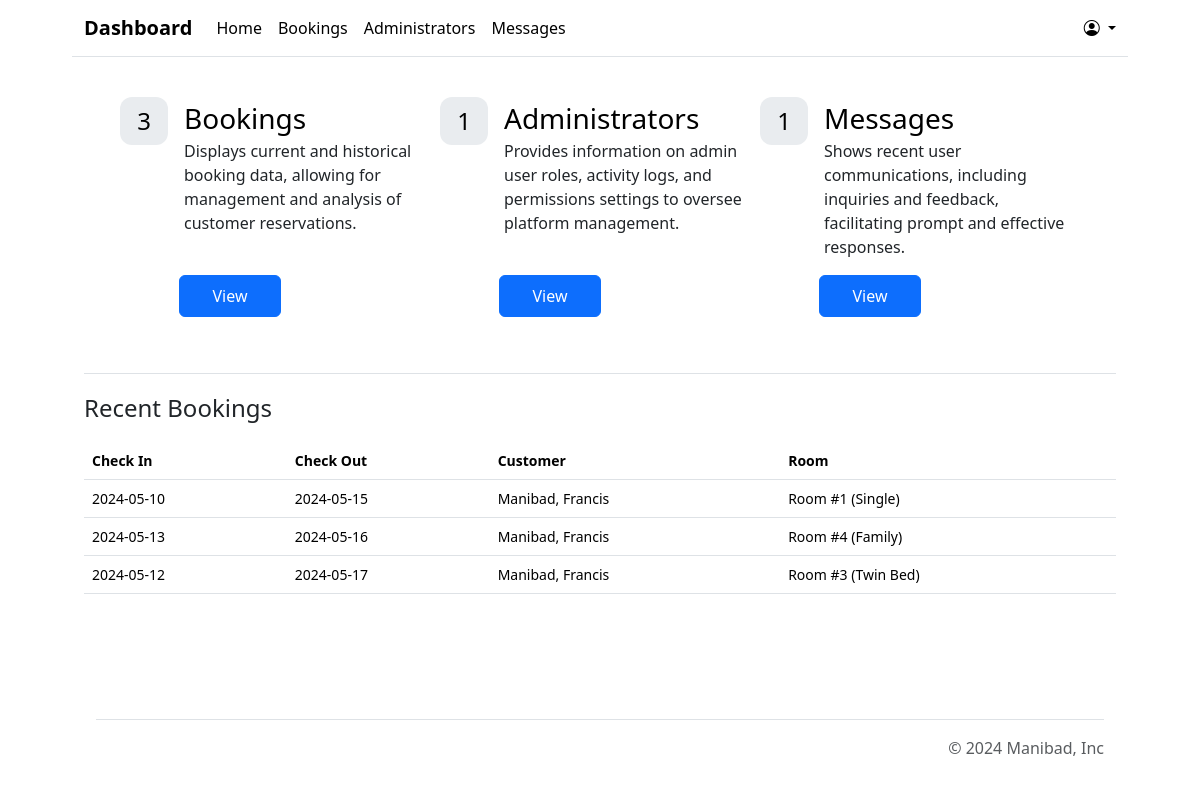
/admin/index.php (signed in), run on the app's committed database.
### tables this page shows
CREATE TABLE Bookings (
    id INT AUTO_INCREMENT PRIMARY KEY,
    user_id INT NOT NULL,
    room_id INT NOT NULL,
    adult_count INT NOT NULL CHECK (adult_count >= 1),
    children_count INT NOT NULL DEFAULT 0,
    check_in DATE NOT NULL,
    check_out DATE NOT NULL,
    total INT NOT NULL DEFAULT 0,
    is_paid BOOLEAN NOT NULL DEFAULT FALSE,
    created_at TIMESTAMP DEFAULT CURRENT_TIMESTAMP,
    updated_at DATETIME DEFAULT CURRENT_TIMESTAMP ON UPDATE CURRENT_TIMESTAMP,
    FOREIGN KEY (user_id) REFERENCES Users(id) ON DELETE CASCADE,
    FOREIGN KEY (room_id) REFERENCES Rooms(id) ON DELETE CASCADE,
    CHECK (check_out > check_in)
);

CREATE TABLE Users (
    id INT AUTO_INCREMENT PRIMARY KEY,
    first_name VARCHAR(100) NOT NULL,
    last_name VARCHAR(100) NOT NULL,
    username VARCHAR(100) NOT NULL,
    email VARCHAR(255) UNIQUE NOT NULL,
    password VARCHAR(255) NOT NULL,
    phone_number VARCHAR(20),
    is_admin BOOLEAN NOT NULL DEFAULT FALSE,
    created_at DATETIME DEFAULT CURRENT_TIMESTAMP,
    updated_at DATETIME DEFAULT CURRENT_TIMESTAMP ON UPDATE CURRENT_TIMESTAMP
);

CREATE TABLE Rooms (
    id INT AUTO_INCREMENT PRIMARY KEY,
    name VARCHAR(100) NOT NULL,
    type VARCHAR(50) NOT NULL,
    image_url VARCHAR(255) NOT NULL,
    price_per_night INT NOT NULL
);

### admin/index.php (the view, shortened to what this page needs)
<?php
include '../shared/connect.php';
$select_bookings = $conn->prepare("SELECT COUNT(*) FROM `bookings`");
$select_bookings->execute();
$bookings_count = $select_bookings->fetchColumn();
$select_admins = $conn->prepare("SELECT COUNT(*) FROM `users` WHERE is_admin = ?");
$select_admins->execute([true]);
$admins_count = $select_admins->fetchColumn();
$select_messages = $conn->prepare("SELECT COUNT(*) FROM `messages`");
$select_messages->execute();
$messages_count = $select_messages->fetchColumn();
$cards = <<<HTML
<div class="align-items-center pt-3 pb-2 mb-3 border-bottom">
  <div class="container" id="hanging-icons">
    <div class="card-group d-flex flex-column flex-lg-row p-4">
      <div class="card border-0 mb-4">
        <div class="card-body p-0">
          <div class="d-flex flex-col">
            <div
              class="icon-square text-body-emphasis bg-body-secondary d-inline-flex align-items-center justify-content-center fs-4 flex-shrink-0 me-3">
              <span>$bookings_count</span>
            </div>
            <div>
              <div class="d-flex gap-1">
                <span class="fs-3 lead text-body-emphasis">Bookings</span>
              </div>
              <p>Displays current and historical booking data, allowing for management and analysis of customer
                reservations.</p>
            </div>
          </div>
        </div>
        <div class="card-footer d-flex justify-content-center bg-transparent border-0 p-0">
          <a href="bookings.php" class="btn btn-primary">
            View
          </a>
        </div>
      </div>
      <div class="card border-0 mb-4">
        <div class="card-body p-0">
          <div class="d-flex flex-col">
            <div
              class="icon-square text-body-emphasis bg-body-secondary d-inline-flex align-items-center justify-content-center fs-4 flex-shrink-0 me-3">
              <span>$admins_count</span>
            </div>
            <div>
              <div class="d-flex gap-1">
                <span class="fs-3 lead text-body-emphasis">Administrators</span>
              </div>
              <p>Provides information on admin user roles, activity logs, and permissions settings to oversee
                platform management.</p>
            </div>
          </div>
        </div>
        <div class="card-footer d-flex justify-content-center bg-transparent border-0 p-0">
          <a href="admins.php" class="btn btn-primary">
            View
          </a>
        </div>
      </div>
      <div class="card border-0 mb-4">
        <div class="card-body p-0">
          <div class="d-flex flex-col">
            <div
              class="icon-square text-body-emphasis bg-body-secondary d-inline-flex align-items-center justify-content-center fs-4 flex-shrink-0 me-3">
              <span>$messages_count</span>
            </div>
            <div>
              <div class="d-flex gap-1">
                <span class="fs-3 lead text-body-emphasis">Messages</span>
              </div>
              <p>Shows recent user communications, including inquiries and feedback, facilitating prompt and
                effective responses.</p>
            </div>
          </div>
        </div>
        <div class="card-footer d-flex justify-content-center bg-transparent border-0 p-0">
          <a href=" messages.php" class="btn btn-primary">
            View
          </a>
        </div>
      </div>
    </div>
  </div>
</div>
HTML;
$select_bookings = $conn->prepare("
  SELECT
    bookings.check_in,
    bookings.check_out,
    users.last_name,
    users.first_name,
    rooms.name AS room_name,
    rooms.type AS room_type
  FROM
    bookings
  JOIN users ON bookings.user_id = users.id
  JOIN rooms ON bookings.room_id = rooms.id
  LIMIT 5
");
$select_bookings->execute();
$table_body = '';
if ($select_bookings->rowCount() > 0) {
  $table_body = '';
  while ($booking = $select_bookings->fetch(PDO::FETCH_ASSOC)) {
    $table_body .= <<<HTML
      <tr>
        <td>{$booking['check_in']}</td>
        <td>{$booking['check_out']}</td>
        <td>{$booking['last_name']}, {$booking['first_name']}</td>
        <td>{$booking['room_name']} ({$booking['room_type']})</td>
      </tr>
    HTML;
  }
} else {
  $table_body = '<p>No recent bookings!</p>';
}
$table = <<<HTML
  <p class="fs-4 lead">Recent Bookings</p>
  <div class="table-responsive small">
    <table class="table table-md">
      <thead>
        <tr>
        <th scope="col">Check In</th>
        <th scope="col">Check Out</th>
        <th scope="col">Customer</th>
        <th scope="col">Room</th>
        </tr>
      </thead>
      <tbody>$table_body</tbody>
    </table>
  </div>
HTML;
$content = $cards . $table;
include 'template.php';

### admin/template.php (shortened to what this page needs)
<!DOCTYPE html>
<html lang="en">
<head>
  <link href="https://cdn.jsdelivr.net/npm/bootstrap@5.3.3/dist/css/bootstrap.min.css" rel="stylesheet"
>
  <link href="https://cdn.jsdelivr.net/npm/bootstrap-icons@1.10.5/font/bootstrap-icons.min.css" rel="stylesheet">
</head>
<body class="parent-container container-fluid d-flex flex-column justify-content-between">
  <div>
    <?php include 'components/header.php'; ?>
    <main class="container">
      <?php echo isset($content) ? $content : ''; ?>
    </main>
  </div>
  <?php include 'components/footer.php'; ?>
</body>
</html>

### admin/components/header.php (shortened to what this page needs)
<header class="border-bottom">
  <div class="container">
    <navbar class="navbar navbar-expand-lg d-flex align-items-center justify-content-between">
      <a class="navbar-brand fw-bold" href="index.php">Dashboard</a>
      <div class="collapse navbar-collapse justify-content-lg-end" id="navbar-toggler">
        <div
          class="d-flex align-items-start align-items-lg-center flex-column flex-lg-row flex-lg-grow-1 justify-content-lg-between gap-4">
          <ul class="nav flex-column flex-lg-row justify-content-center">
            <li><a href="index.php" class="nav-link px-2 link-body-emphasis">Home</a></li>
            <li><a href="bookings.php" class="nav-link px-2 link-body-emphasis">Bookings</a></li>
            <li><a href="admins.php" class="nav-link px-2 link-body-emphasis">Administrators</a></li>
            <li><a href="messages.php" class="nav-link px-2 link-body-emphasis">Messages</a></li>
          </ul>
          <div class="dropdown text-start d-none d-lg-inline">
            <a href="#" class="d-block link-body-emphasis text-decoration-none dropdown-toggle"
              data-bs-toggle="dropdown" aria-expanded="false">
              <i class="bi bi-person-circle"></i>
            </a>
          </div>
        </div>
      </div>
    </navbar>
  </div>
</header>

### admin/components/footer.php
<footer class="container">
  <div class="container">
    <footer class="d-flex flex-wrap justify-content-end align-items-center py-3 my-4 border-top">
      <span class="mb-3 mb-md-0 text-body-secondary">© 2024 Manibad, Inc</span>
    </footer>
  </div>
</footer>

### admin/template.php (style rules this page uses)
.parent-container { max-width: 1080px; height: 100vh; }

### admin/index.php (style rules this page uses)
.icon-square { width: 3rem; height: 3rem; border-radius: 0.75rem; }
.card-footer { width: 180px; margin-left: 20px; }
.card-footer a { padding: 8px 32px; }

### data on the page
bookings: check_in "2024-05-10", check_out "2024-05-15", user.last_name "Manibad", user.first_name "Francis", room.name "Room #1", room.type "Single"
bookings: check_in "2024-05-13", check_out "2024-05-16", user.last_name "Manibad", user.first_name "Francis", room.name "Room #4", room.type "Family"
bookings: check_in "2024-05-12", check_out "2024-05-17", user.last_name "Manibad", user.first_name "Francis", room.name "Room #3", room.type "Twin Bed"

### other printed values
$bookings_count "3"
$admins_count "1"
$messages_count "1"
